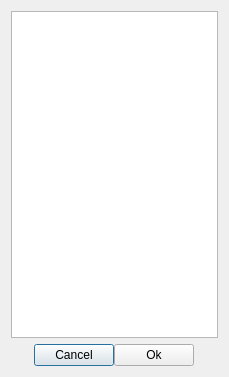
<?xml version="1.0" encoding="UTF-8"?>
<ui version="4.0">
 <class>Dialog</class>
 <widget class="QDialog" name="Dialog">
  <property name="geometry">
   <rect>
    <x>0</x>
    <y>0</y>
    <width>229</width>
    <height>377</height>
   </rect>
  </property>
  <property name="windowTitle">
   <string>Dialog</string>
  </property>
  <layout class="QVBoxLayout" name="verticalLayout_2">
   <item>
    <layout class="QVBoxLayout" name="verticalLayout">
     <item>
      <widget class="QTableWidget" name="tableWidget">
       <property name="font">
        <font>
         <pointsize>11</pointsize>
         <weight>75</weight>
         <bold>true</bold>
        </font>
       </property>
       <attribute name="horizontalHeaderVisible">
        <bool>false</bool>
       </attribute>
       <attribute name="verticalHeaderVisible">
        <bool>false</bool>
       </attribute>
       <column>
        <property name="text">
         <string>arg</string>
        </property>
       </column>
       <column>
        <property name="text">
         <string>value</string>
        </property>
       </column>
      </widget>
     </item>
     <item>
      <layout class="QHBoxLayout" name="horizontalLayout">
       <property name="spacing">
        <number>0</number>
       </property>
       <item>
        <spacer name="horizontalSpacer">
         <property name="orientation">
          <enum>Qt::Horizontal</enum>
         </property>
         <property name="sizeHint" stdset="0">
          <size>
           <width>40</width>
           <height>20</height>
          </size>
         </property>
        </spacer>
       </item>
       <item>
        <widget class="QPushButton" name="pushCancel">
         <property name="text">
          <string>Cancel</string>
         </property>
        </widget>
       </item>
       <item>
        <widget class="QPushButton" name="pushOk">
         <property name="text">
          <string>Ok</string>
         </property>
        </widget>
       </item>
       <item>
        <spacer name="horizontalSpacer_2">
         <property name="orientation">
          <enum>Qt::Horizontal</enum>
         </property>
         <property name="sizeHint" stdset="0">
          <size>
           <width>40</width>
           <height>20</height>
          </size>
         </property>
        </spacer>
       </item>
      </layout>
     </item>
    </layout>
   </item>
  </layout>
 </widget>
 <resources/>
 <connections/>
</ui>
